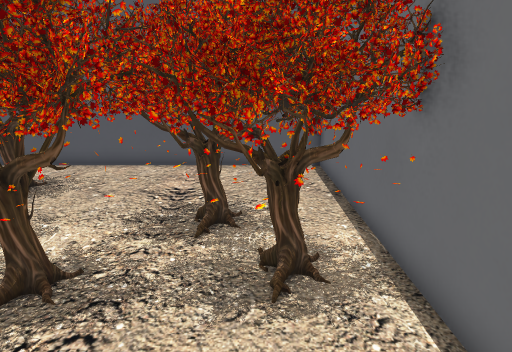
view 1 (above)

16 first-person views from a walk through a Godot game level. The camera is 1.5 m above the floor, tilts 14° down and sees 70° across. The floor is counted in squares, 0.5 m on a side. Each view is taken from the middle of a square. On the plan, view 1 faces up. The plan holds only what a view shows up to about 20 squares ahead; the rest is blank. The place goes on beyond the plan.

view 2
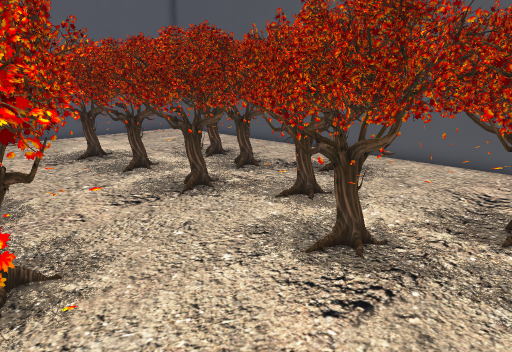

view 3
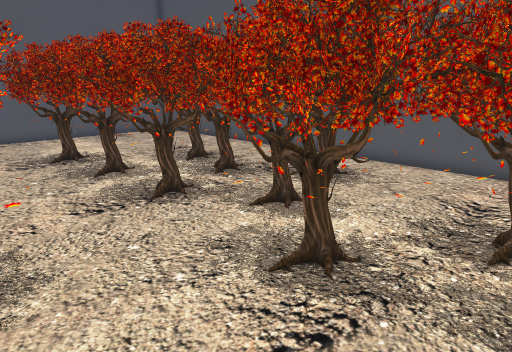

view 4
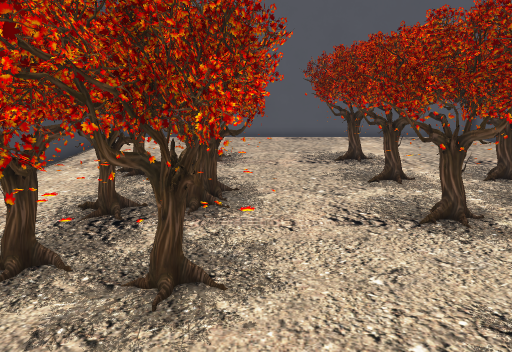

view 5
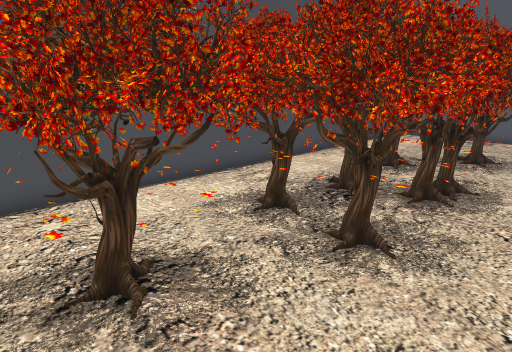

view 6
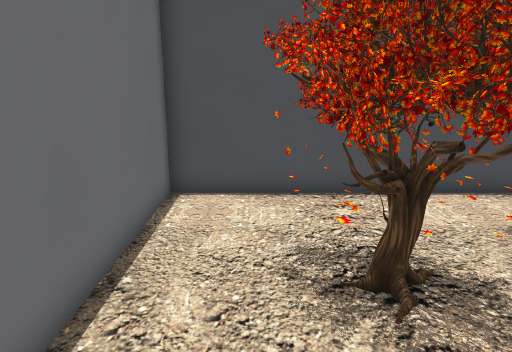

view 7
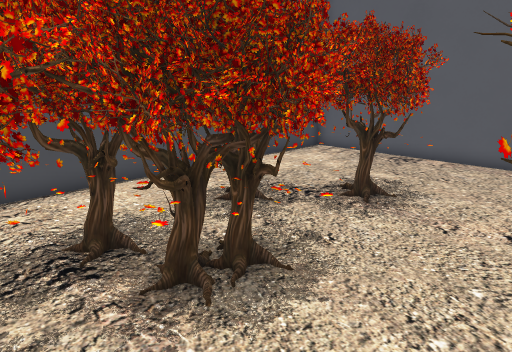

view 8
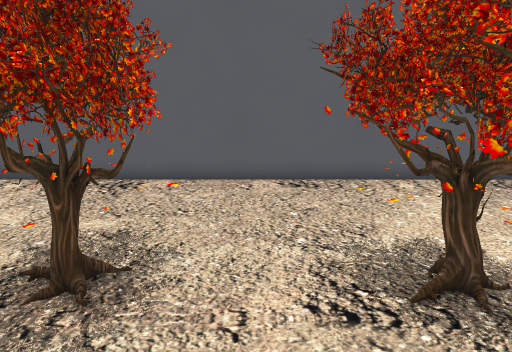

view 9
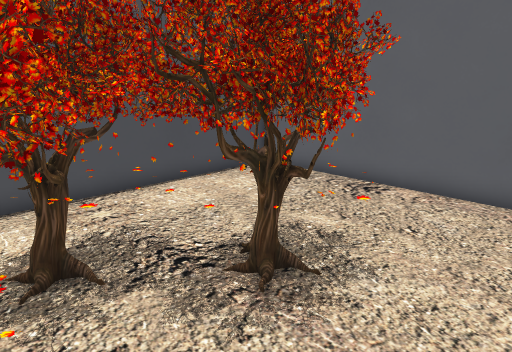

view 10
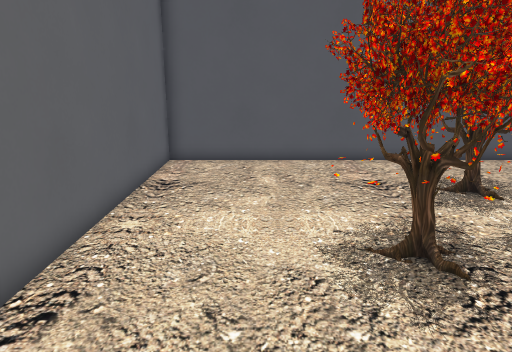

view 11
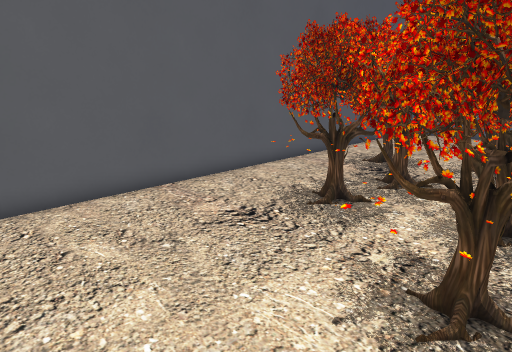

view 12
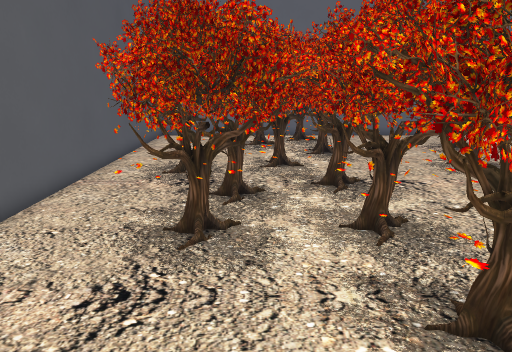

view 13
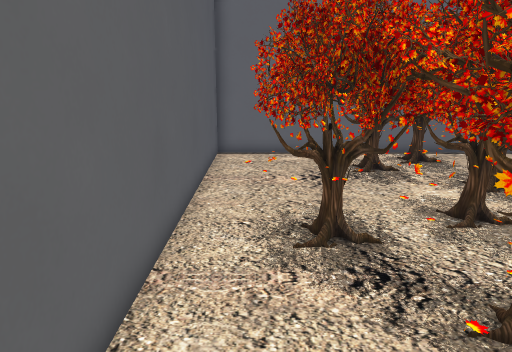

view 14
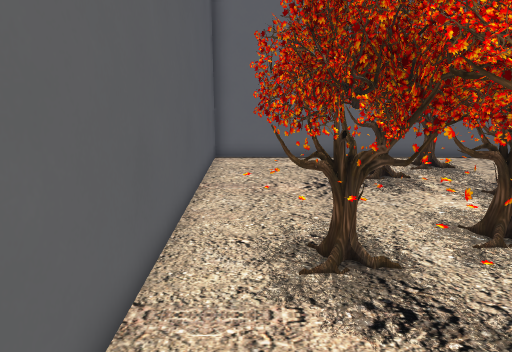

view 15
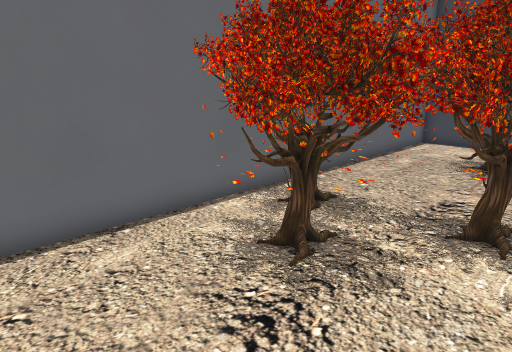

view 16
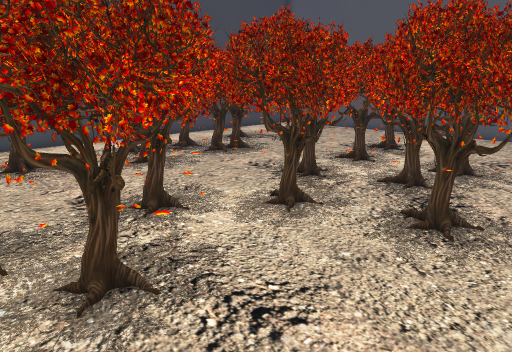

### Floor plan
Key: @ floor where view 1 was taken; # wall or solid block; . floor; T tree.
Columns run from 23 left of view 1 to 3 right of it. Each row starts with its distance up from view 1.
 14 ###########################
 13 #........................#
 12 #..............TTT.......#
 11 #.........TT..TTTTT......#
 10 #........TTTTTTTTTT......#
  9 #........TTTTTTTTT...TTTT#
  8 #........TTTTTTTTTT.TTTTT#
  7 #.....TTTTTTTTTTTTTTTTTTTT
  6 #.....TTTTTTTTTTTTTTTTTTTT
  5 #....TTTTTTTTTTTTTTTTTTTTT
  4 #....TTTTTTTTTTT..TTTTTTTT
  3 #.....TT..T..T......T....#
  2 #........................#
  1 #......T...TTTTTTTT......#
  0 #....TTTTTTTTTTTTTT.TT.@.#
 -1 #....TTTTTTTTTTTTTTTTTT..#
 -2 #....TTTTTT   TTTTTTTTTT.#
 -3 #......TTTT  TTTTTT.TTTT.#
 -4 #.......TTT   T TTT.. T..#
 -5 #....... . .....  .......#
 -6 #........................#
 -7 ##########################

Where each view was taken, in squares from view 1:
view 1: 0 up, 0 right, facing up
view 2: 1 down, 0 right, facing up-left
view 3: 0 up, 0 right, facing up-left
view 4: 1 up, 1 left, facing left
view 5: 3 up, 0 right, facing down-left
view 6: 3 up, 0 right, facing down
view 7: 4 up, 7 left, facing down-left
view 8: 2 up, 11 left, facing left
view 9: 3 up, 12 left, facing down-left
view 10: 1 down, 19 left, facing up
view 11: 4 up, 21 left, facing up-right
view 12: 8 up, 20 left, facing right
view 13: 12 up, 14 left, facing right
view 14: 12 up, 13 left, facing right
view 15: 13 up, 5 left, facing down-right
view 16: 13 up, 1 right, facing down-left
